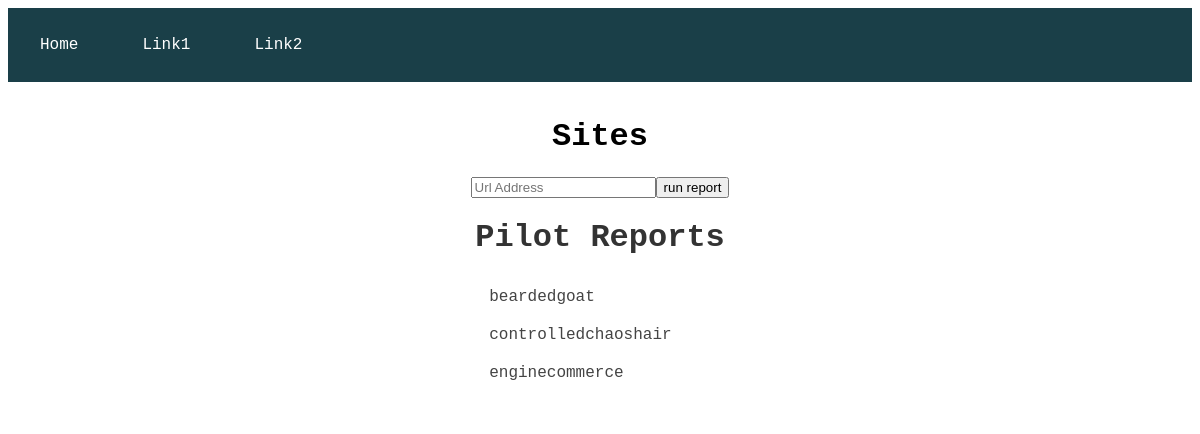
The app's page /assure/, older data.
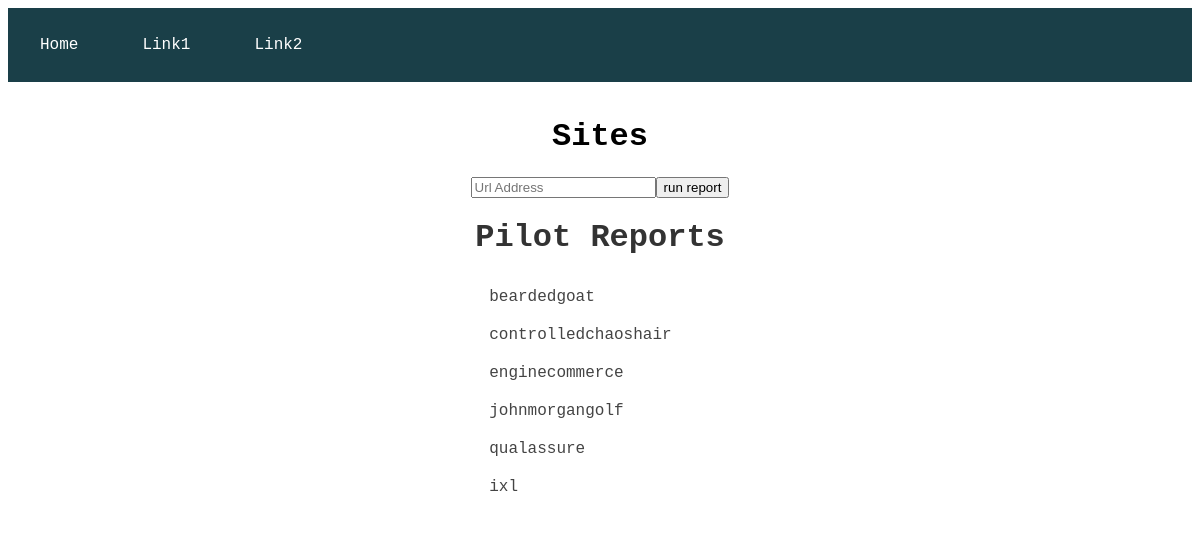
The same page, newer data.
### assure/models.py (models this page shows, shortened)
class Site(models.Model):
    url = models.URLField(max_length=200)
    pub_date = models.DateTimeField('date published')
    domain = models.CharField(max_length=20,default='a')

### assure/views.py (the view, shortened to what this page needs)
# urls.py: path('', views.IndexView.as_view(), name='index'),
class IndexView(generic.ListView):
    template_name = 'assure/index.html'
    context_object_name = 'latest_site_list'
    fields = ['url']
    form_class = PilotForm
    model = Site
    def __init__(self):
        self.webster = webster.Webster()
        self.creed = creed.Main(self.webster)
    def get_queryset(self):
        return Site.objects.order_by('-pub_date')[:5]
    def get_context_data(self, **kwargs):
        context = super().get_context_data(**kwargs)
        context['latest_site_list'] = Site.objects.all()
        context.update({'form':self.form_class})
        return context

### assure/debug.py (called while the page is built)
    def update(self,tier):
        self.terminal_width,self.terminal_height=self.getTerminalSize()
        var=(self.terminal_width-(self.tab*tier))
        self.horizontal_line=("_"*(var))
        self.horizontal_line_inter=("-"*(var))

    def getTerminalSize(self):
        import os
        env = os.environ
        def ioctl_GWINSZ(fd):
            try:
                import fcntl, termios, struct, os
                cr = struct.unpack('hh', fcntl.ioctl(fd, termios.TIOCGWINSZ,
            '1234'))
            except:
                return
            return cr
        cr = ioctl_GWINSZ(0) or ioctl_GWINSZ(1) or ioctl_GWINSZ(2)
        if not cr:
            try:
                fd = os.open(os.ctermid(), os.O_RDONLY)
                cr = ioctl_GWINSZ(fd)
                os.close(fd)
            except:
                pass
        if not cr:
            cr = (env.get('LINES', 25), env.get('COLUMNS', 80))
        return (int(cr[1]), int(cr[0]))

### assure/templates/assure/index.html (shortened to what this page needs)
{% load static %}
<!DOCTYPE html>
<html lang="en">
<head>
    <link rel="stylesheet" type="text/css" href="{% static 'assure/style.css' %}">
</head>
<body>
    <div class="navbar">
      <ul>
        <li><a href="{% url 'assure:index' %}">Home</a></li>
        <li><a href="">Link1</a></li>
        <li><a href="">Link2</a></li>
      </ul>
    </div>
    <div class="content">
    <h1>Sites</h1>
      <div class="add">
          {% if form %}
           <div class="address">
              <form method="post">
                <div class="input-wrapper">
                  <div class="input">
                      <div class="field">
                          {{ form.url }}
                      </div>
                      <div class="control">
                          <button type="submit" class="button is-info" autofocus>
                              run report
                          </button>
                      </div>
                </div>
              </form>
            </div>
        </div>
          {% endif %}
      </div>
      <div class="reports">
        <h1>Pilot Reports</h1>
          {% if latest_site_list %}
              <ul>
              {% for site in latest_site_list %}
                <li><a href="{% url 'assure:detail' site.id %}">{{ site.domain }}</a></li>
              {% endfor %}
              </ul>
          {% else %}
              <p>No site reports are available.</p>
          {% endif %}
      </div>
</html>

### assure/static/assure/style.css (style rules this page uses)
body { background-color: #fff; font-family: "Courier New"; }
.content { max-width: 750px; margin: auto; background-color: #fff; padding: 15px; align-items: center; justify-content: space-around; display: flex; flex-direction: column; }
.navbar ul { list-style-type: none; margin: 0; padding: 0; overflow: hidden; background-color: #1a3f48; }
.navbar li { float: left; }
.navbar li, .navbar a { display: block; color: white; text-align: center; padding: 14px 16px; text-decoration: none; }
.reports ul { list-style-type: none; margin: 0; padding: 0; overflow: hidden; background-color: #fff; display: flex; flex-direction: column; }
.reports li { float: left; }
.reports li, .reports a { display: block; color: #444444; text-align: left; padding: 5px 7px; text-decoration: none; }
.reports li, .reports a:hover { background-color: #fff; }
.reports h1 { color: #333; }
.input { display: flex; }

Row changes from the older to the newer data that the page shows:
added Site: domain "johnmorgangolf"
added Site: domain "qualassure"
added Site: domain "ixl"
